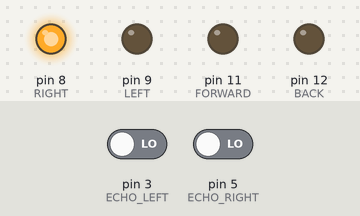
This sketch was run on a simulated Arduino Uno, built with avr-gcc and run on an emulated ATmega328P. On the bench: output pins drawn as LEDs (lit = HIGH). The test bench sets the inputs (shaded band); at power-on: pin 3 (ECHO_LEFT) LOW, pin 5 (ECHO_RIGHT) LOW. Pins used as bus, display or sensor lines are not drawn.

Above: at 0.1 s.
At 1.1 s:
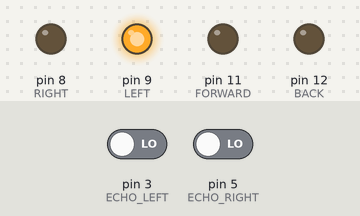
At 2.1 s:
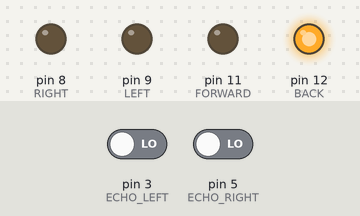
At 3.1 s:
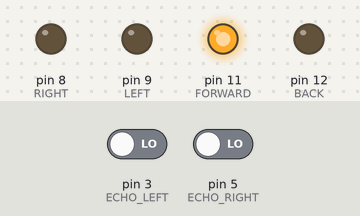
At 4.1 s:
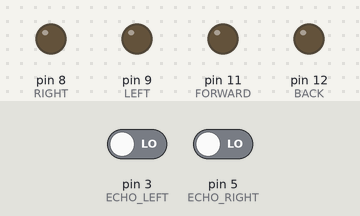
At 6.2 s:
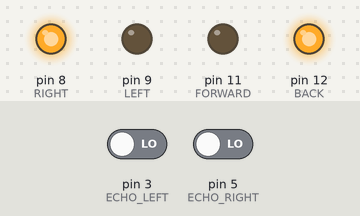
Timing chart, 0 to 7.7 s (numbered marks = the images above):
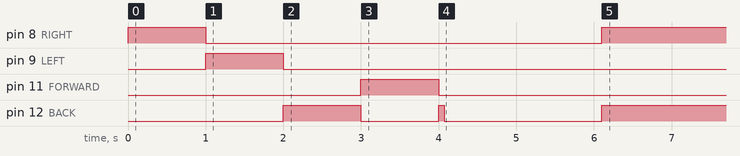

The sketch:

rc_car.ino
```cpp
#define MINIMAL_DISTANCE 4000
#define SWITCH_BACK_DISTANCE 6000
#define TURN_DIFFERENCE 1.05f

#include "enums.h"

void turn(Direction dir) {
  switch (dir) {
    case RIGHT:
      digitalWrite(LEFT, LOW);
      digitalWrite(RIGHT, HIGH);
      break;
    case LEFT:
      digitalWrite(RIGHT, LOW);
      digitalWrite(LEFT, HIGH);
      break;
    default:
      digitalWrite(LEFT, LOW);
      digitalWrite(RIGHT, LOW);
  }
}

void drive(Accel accel) {
  switch (accel) {
  case FORWARD:
    digitalWrite(BACK, LOW);
    digitalWrite(FORWARD, HIGH);
    break;
  case BACK:
    digitalWrite(FORWARD, LOW);
    digitalWrite(BACK, HIGH);
    break;
  default:
    bool forward = digitalRead(FORWARD) == HIGH;
    bool backward = digitalRead(BACK) == HIGH;

    digitalWrite(BACK, LOW);
    digitalWrite(FORWARD, LOW);

    if (forward) {
      digitalWrite(BACK, HIGH);
      delay(70);
      digitalWrite(BACK, LOW);
    } else if (backward) {
      digitalWrite(FORWARD, HIGH);
      delay(50);
      digitalWrite(FORWARD, LOW);
    }
  }
}

int measureDistance(Distance triggerPin, Distance echoPin) {
  digitalWrite(triggerPin, HIGH);
  delay(5);
  digitalWrite(triggerPin, LOW);

  return pulseIn(echoPin, HIGH);
}

void setup() {
  // Output initialization

  pinMode(RIGHT, OUTPUT);
  pinMode(LEFT, OUTPUT);
  pinMode(FORWARD, OUTPUT);
  pinMode(BACK, OUTPUT);

  pinMode(TRIGGER_LEFT, OUTPUT);
  pinMode(TRIGGER_RIGHT, OUTPUT);

  // Test sequence

  turn(RIGHT);
  delay(1000);

  turn(LEFT);
  delay(1000);

  turn(STRAIGHT);
  drive(BACK);
  delay(1000);

  drive(FORWARD);
  delay(1000);

  drive(STOP);
}

bool minimalReached = false;

void loop() {
  int leftDistance = measureDistance(TRIGGER_LEFT, ECHO_LEFT);

  delay(20);

  int rightDistance = measureDistance(TRIGGER_RIGHT, ECHO_RIGHT);

  if (minimalReached) {
      if (rightDistance > SWITCH_BACK_DISTANCE && leftDistance > SWITCH_BACK_DISTANCE) {
          minimalReached = false;
      }
  } else {
    if (leftDistance < MINIMAL_DISTANCE || rightDistance < MINIMAL_DISTANCE) {
        drive(BACK);

        if (leftDistance < rightDistance) {
            turn(LEFT);
        } else {
            turn(RIGHT);
        }

        minimalReached = true;
    } else {
        drive(FORWARD);

        if (leftDistance < rightDistance && rightDistance / (1.0f * leftDistance) > TURN_DIFFERENCE) {
            turn(RIGHT);
        } else if (rightDistance < leftDistance && leftDistance / (1.0f * rightDistance) > TURN_DIFFERENCE) {
            turn(LEFT);
        } else {
            turn(STRAIGHT);
        }
    }
  }
  delay(20);
}
```

enums.h
```cpp
#ifndef ENUMS_H
#define ENUMS_H

enum Direction {
  RIGHT = 8,
  LEFT,
  STRAIGHT
};

enum Accel {
  FORWARD = 11,
  BACK,
  STOP
};

enum Distance {
  TRIGGER_LEFT = 2,
  ECHO_LEFT,
  TRIGGER_RIGHT,
  ECHO_RIGHT
};

#endif
```

Measured:
- by itself, pin 8 (RIGHT): HIGH → LOW at 1.0 s, → HIGH 5.1 s later
- by itself, pin 12 (BACK): HIGH → LOW at 3.0 s, → HIGH 1.0 s later, → LOW 0.07 s later, → HIGH 2.0 s later
